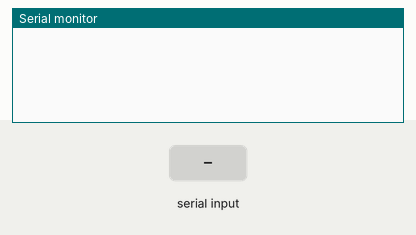
This sketch was run on a simulated Arduino Leonardo, built with avr-gcc and run on an emulated ATmega32U4. On the bench: the last lines printed to the serial monitor. The test bench sets the inputs (shaded band).

Above: at 1.2 s.
1.3 s: "<90,45>" received over Serial
At 1.9 s:
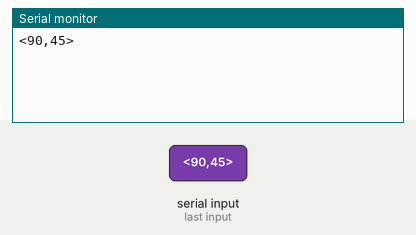
2.8 s: "<5>" received over Serial
At 3.9 s:
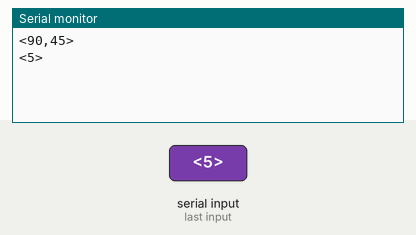
4.3 s: "90,45\n" received over Serial
At 5.3 s:
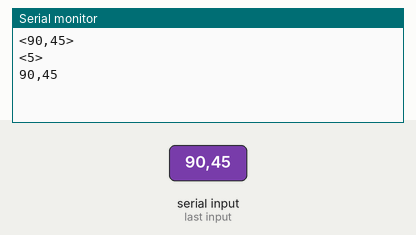
5.8 s: "5\n" received over Serial
At 6.1 s:
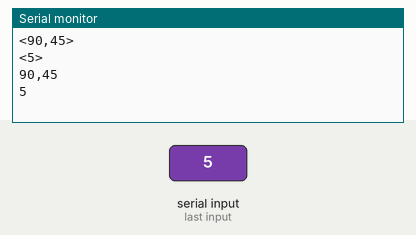

Measured:
- after the input at 1.3 s, the serial monitor: prints a new line at once (image 1)
- after the input at 2.8 s, the serial monitor: prints a new line at once (image 2)
- after the input at 4.3 s, the serial monitor: prints a new line at once (image 3)
- after the input at 5.8 s, the serial monitor: prints a new line at once (image 4)

The sketch:

Motor_Controller.ino
```cpp
String readString;

void setup()
{
  Serial1.begin(9600);


  Serial.begin(9600);
// Uncomment the code below if you've forgot what's the current
// baudrate set to SD02B.
/*  Serial.print('U');  // set motor controller baudrate to
  Serial.write(1);    // 9600bps
  Serial.begin(19200);
  Serial.print('U');  // set motor controller baudrate to
  Serial.write(1);    // 9600bps
  Serial.begin(38400);
  Serial.print('U');  // set motor controller baudrate to
  Serial.write(1);    // 9600bps
  Serial.begin(57600);
  Serial.print('U');  // set motor controller baudrate to
  Serial.write(1);    // 9600bps
  Serial.begin(9600); // use to communicate 9600 after this  */

}

  int flag =1;
  unsigned int steps =0;
  int stepsRot = -1;
void loop()
{
   while (Serial.available()) {
    char c = Serial.read();  //gets one byte from serial buffer
    readString += c; //makes the string readString
    delay(2);  //slow looping to allow buffer to fill with next character
  }
  if (readString.length() >0) {
    Serial.println(readString);  //so you can see the captured string
    stepsRot = readString.toInt();  //convert readString into a number
    readString = "";
  }

  if(stepsRot != -1)
  {
    //flag = 1;
    //Serial.println(stepsRot);

    Serial1.print('R');
    Serial1.flush();
    Serial1.print('T');
    Serial1.flush();
    char send1 = ((abs(stepsRot)) >> 8) & 0x00FF;
    Serial1.write(send1);
    Serial1.flush();
    send1 = (abs(stepsRot)) & 0x00FF;
    Serial1.write(send1);
    Serial1.flush();
    Serial1.print('O');  // turn on stepper motor
    Serial1.print('S');  // set speed
    Serial1.write(2);   // to 1
    if (stepsRot > 0)
      Serial1.print('>');  // rotate counterclockwise
    else
      Serial1.print('<');  // rotate clockwise
    Serial1.print('M');  // set micro-stepping to
    Serial1.write(2);   // 10
    Serial1.print('G');  // run the stepper motor


 /* while(steps < stepsRot)
  {
    Serial1.print('E');
    steps = Serial1.read();
    steps = steps << 8;
    delay(2);
    steps += Serial1.read();
    Serial.println(steps);
  }*/
  stepsRot = -1;
  steps = 0;


/*    if (steps >= 10)
    {
        Serial1.print('F');
        flag = 0;
        stepsRot = -1;
    }
  }*/
}
  //delay(3000);
}
```
